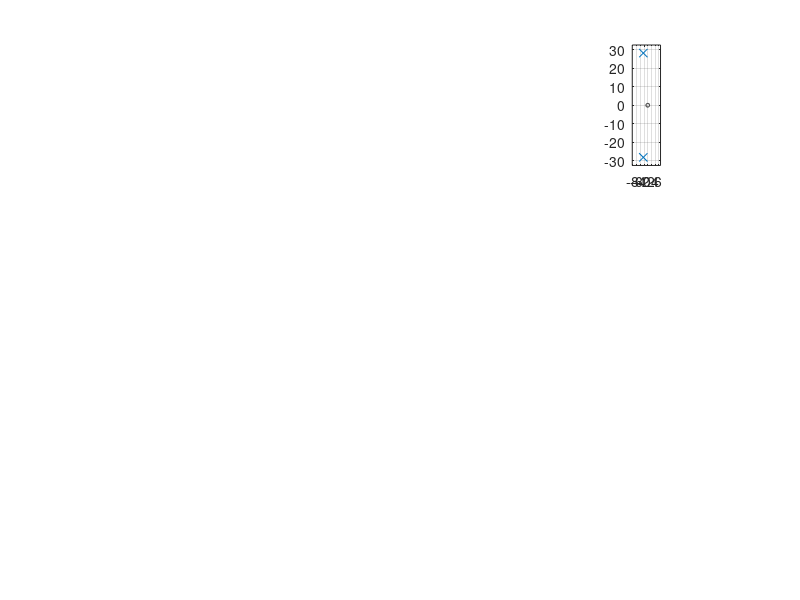

Source code (MATLAB): (Note: this script raises an error after producing the figure.)
J = 0.001;
b = 0.01;
Ke = 0.05;
Kt=0.04;
R = 2.5;
L=250*10^-3;
Tm=3*R*J/Ke*Kt;
Te=L/3*R;
sys = tf([1/Ke],[(Tm*Te),Tm,1])
subplot(3,3,1)
step(sys)
subplot(3,3,2)
impulse(sys)
subplot(3,3,3)
%S = stepinfo(sys)
[z,p,k]= tf2zp([1/Ke],[(Tm*Te),Tm,1])
zplane(z,p)
S = stepinfo(sys)
